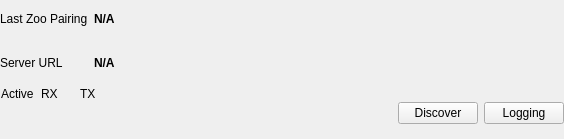
<?xml version="1.0" encoding="UTF-8"?>
<ui version="4.0">
 <class>DiscoveryClientDebugWidget</class>
 <widget class="QWidget" name="DiscoveryClientDebugWidget">
  <property name="geometry">
   <rect>
    <x>0</x>
    <y>0</y>
    <width>564</width>
    <height>139</height>
   </rect>
  </property>
  <property name="sizePolicy">
   <sizepolicy hsizetype="MinimumExpanding" vsizetype="MinimumExpanding">
    <horstretch>0</horstretch>
    <verstretch>0</verstretch>
   </sizepolicy>
  </property>
  <property name="windowTitle">
   <string>Form</string>
  </property>
  <layout class="QGridLayout" name="gridLayout_2">
   <property name="leftMargin">
    <number>0</number>
   </property>
   <property name="topMargin">
    <number>0</number>
   </property>
   <property name="rightMargin">
    <number>0</number>
   </property>
   <property name="bottomMargin">
    <number>0</number>
   </property>
   <item row="0" column="0">
    <layout class="QGridLayout" name="gridLayout">
     <item row="0" column="0">
      <widget class="QLabel" name="label_2">
       <property name="text">
        <string>Last Zoo Pairing</string>
       </property>
      </widget>
     </item>
     <item row="0" column="1">
      <widget class="QLabel" name="labelLastZooPairing">
       <property name="font">
        <font>
         <bold>true</bold>
        </font>
       </property>
       <property name="text">
        <string>N/A</string>
       </property>
      </widget>
     </item>
     <item row="1" column="0">
      <widget class="QLabel" name="label_3">
       <property name="text">
        <string>Server URL</string>
       </property>
      </widget>
     </item>
     <item row="1" column="1">
      <widget class="QLabel" name="labelServerURL">
       <property name="font">
        <font>
         <bold>true</bold>
        </font>
       </property>
       <property name="text">
        <string>N/A</string>
       </property>
      </widget>
     </item>
    </layout>
   </item>
   <item row="0" column="2">
    <layout class="QVBoxLayout" name="verticalLayout_4">
     <item>
      <widget class="RateCalculatorWidget" name="widgetRateCalculatorRX" native="true"/>
     </item>
     <item>
      <widget class="RateCalculatorWidget" name="widgetRateCalculatorTX" native="true"/>
     </item>
    </layout>
   </item>
   <item row="1" column="2">
    <layout class="QHBoxLayout" name="horizontalLayout">
     <item>
      <spacer name="horizontalSpacer">
       <property name="orientation">
        <enum>Qt::Orientation::Horizontal</enum>
       </property>
       <property name="sizeHint" stdset="0">
        <size>
         <width>40</width>
         <height>20</height>
        </size>
       </property>
      </spacer>
     </item>
     <item>
      <widget class="QPushButton" name="pushButtonDiscover">
       <property name="text">
        <string>Discover</string>
       </property>
      </widget>
     </item>
     <item>
      <widget class="QPushButton" name="pushButtonLogging">
       <property name="text">
        <string>Logging</string>
       </property>
       <property name="checkable">
        <bool>true</bool>
       </property>
      </widget>
     </item>
    </layout>
   </item>
   <item row="1" column="0">
    <layout class="QHBoxLayout" name="horizontalLayout_2">
     <item>
      <layout class="QVBoxLayout" name="verticalLayout">
       <item>
        <widget class="QLabel" name="label_5">
         <property name="text">
          <string>Active</string>
         </property>
        </widget>
       </item>
       <item>
        <widget class="LightWidget" name="widgetStatusActive" native="true">
         <property name="sizePolicy">
          <sizepolicy hsizetype="Fixed" vsizetype="Fixed">
           <horstretch>0</horstretch>
           <verstretch>0</verstretch>
          </sizepolicy>
         </property>
         <property name="minimumSize">
          <size>
           <width>32</width>
           <height>32</height>
          </size>
         </property>
         <property name="maximumSize">
          <size>
           <width>32</width>
           <height>32</height>
          </size>
         </property>
         <property name="toolTip">
          <string>Validity of port. Green means OK.</string>
         </property>
        </widget>
       </item>
      </layout>
     </item>
     <item>
      <layout class="QVBoxLayout" name="verticalLayout_2">
       <item>
        <widget class="QLabel" name="label_6">
         <property name="text">
          <string>RX</string>
         </property>
        </widget>
       </item>
       <item>
        <widget class="LightWidget" name="widgetStatusRX" native="true">
         <property name="sizePolicy">
          <sizepolicy hsizetype="Fixed" vsizetype="Fixed">
           <horstretch>0</horstretch>
           <verstretch>0</verstretch>
          </sizepolicy>
         </property>
         <property name="minimumSize">
          <size>
           <width>32</width>
           <height>32</height>
          </size>
         </property>
         <property name="maximumSize">
          <size>
           <width>32</width>
           <height>32</height>
          </size>
         </property>
         <property name="toolTip">
          <string>Validity of port. Green means OK.</string>
         </property>
        </widget>
       </item>
      </layout>
     </item>
     <item>
      <layout class="QVBoxLayout" name="verticalLayout_3">
       <item>
        <widget class="QLabel" name="label_7">
         <property name="text">
          <string>TX</string>
         </property>
        </widget>
       </item>
       <item>
        <widget class="LightWidget" name="widgetStatusTX" native="true">
         <property name="sizePolicy">
          <sizepolicy hsizetype="Fixed" vsizetype="Fixed">
           <horstretch>0</horstretch>
           <verstretch>0</verstretch>
          </sizepolicy>
         </property>
         <property name="minimumSize">
          <size>
           <width>32</width>
           <height>32</height>
          </size>
         </property>
         <property name="maximumSize">
          <size>
           <width>32</width>
           <height>32</height>
          </size>
         </property>
         <property name="toolTip">
          <string>Validity of port. Green means OK.</string>
         </property>
        </widget>
       </item>
      </layout>
     </item>
    </layout>
   </item>
  </layout>
 </widget>
 <customwidgets>
  <customwidget>
   <class>LightWidget</class>
   <extends>QWidget</extends>
   <header location="global">components/LightWidget.hpp</header>
   <container>1</container>
  </customwidget>
  <customwidget>
   <class>RateCalculatorWidget</class>
   <extends>QWidget</extends>
   <header location="global">debug/rate_calculator/RateCalculatorWidget.hpp</header>
   <container>1</container>
  </customwidget>
 </customwidgets>
 <resources/>
 <connections/>
</ui>
